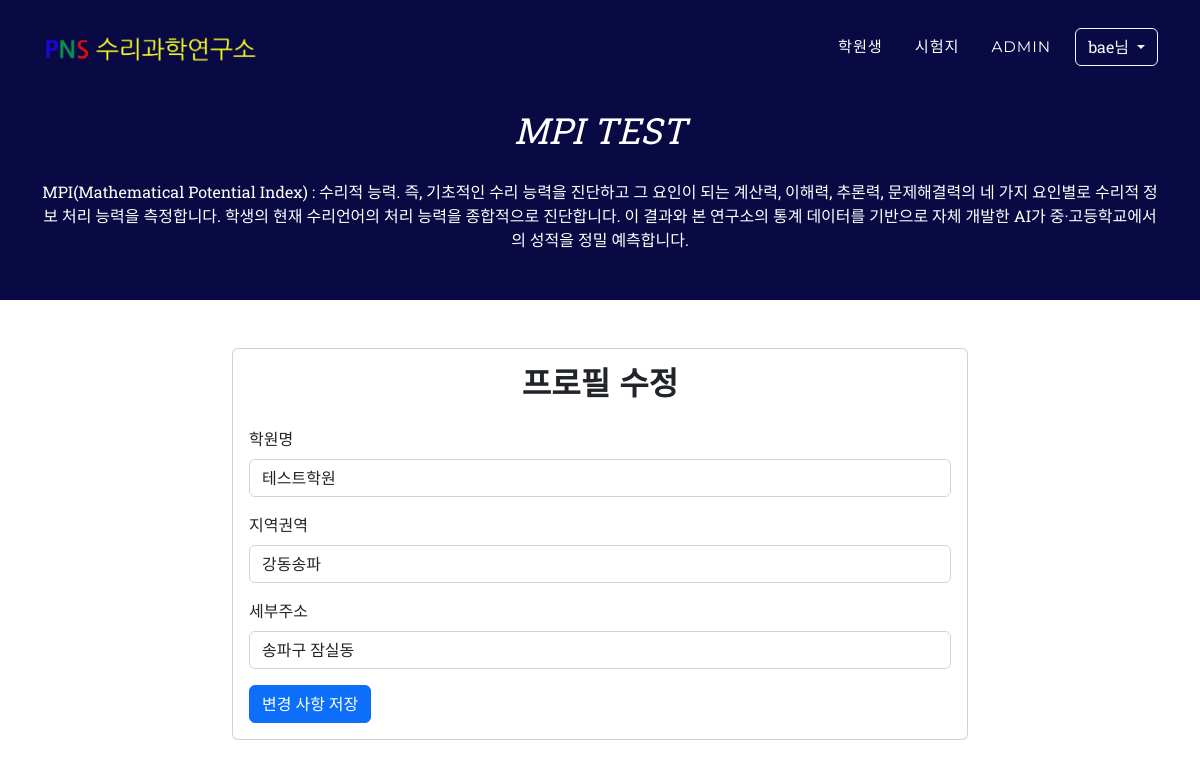
Screenshot of /users/edit_profile/ (signed in) with the database file from the repository.
### users/models.py (models this page shows, shortened)
class UserProfile(models.Model):
    user = models.OneToOneField(User, on_delete=models.CASCADE, related_name='profile')
    affiliation = models.CharField(max_length=100, verbose_name='학원명')  # 학원명 필드 추가
    region = models.CharField(max_length=100, verbose_name='지역권역')  # 최대 길이 증가
    region_detail = models.CharField(max_length=100, verbose_name='세부주소')  # 최대 길이 조정

### users/views.py (the view, shortened to what this page needs)
# urls.py: path('edit_profile/', EditUserProfileView.as_view(), name='edit_profile'),
class EditUserProfileView(LoginRequiredMixin, UpdateView):
    model = UserProfile
    form_class = UserProfileForm
    template_name = 'users/edit_profile.html'
    success_url = reverse_lazy('home')  # 성공 시 리디렉션할 URL
    def get_object(self, queryset=None):
        profile, created = UserProfile.objects.get_or_create(user=self.request.user)
        return profile

### users/forms.py
class UserProfileForm(forms.ModelForm):
    region = forms.ChoiceField(choices=REGION_CHOICES, required=True, label='교육청 지역 권역')
    class Meta:
        model = UserProfile
        fields = ['affiliation', 'region', 'region_detail']
        labels = {
            'affiliation': '학원명',
            'region': '지역권역',
            'region_detail': '세부주소'
        }

### templates/users/edit_profile.html (shortened to what this page needs)
{% extends 'base.html' %}
{% block content %}
<div class="container mt-5">
    <div class="row">
        <div class="col-md-8 offset-md-2">
            <div class="card card-body">
                <h2 class="text-center mb-4">프로필 수정</h2>
                <form method="post">
                    <div class="mb-3">
                        <label for="id_affiliation" class="form-label">학원명</label>
                        <input type="text" name="affiliation" id="id_affiliation" class="form-control" value="{{ form.affiliation.value|default_if_none:'' }}">
                    </div>
                    <div class="mb-3">
                        <label for="id_region" class="form-label">지역권역</label>
                        <select name="region" id="id_region" class="form-control">
                            {% for value, label in form.region.field.choices %}
                            <option value="{{ value }}" {% if form.region.value == value %}selected{% endif %}>{{ label }}</option>
                            {% endfor %}
                        </select>
                    </div>
                    <div class="mb-3">
                        <label for="id_region_detail" class="form-label">세부주소</label>
                        <input type="text" name="region_detail" id="id_region_detail" class="form-control" value="{{ form.region_detail.value|default_if_none:'' }}">
                    </div>
                    <button type="submit" class="btn btn-primary">변경 사항 저장</button>
                </form>
            </div>
        </div>
    </div>
</div>
{% endblock %}

### templates/base.html (shortened to what this page needs)
{% load static %}
<!DOCTYPE html>
<html lang="en">
<head>
    <link href="{% static 'css/styles.css' %}" rel="stylesheet" />
</head>
<body>
    <div id="page-top">
        <nav class="navbar navbar-expand-lg navbar-dark fixed-top" id="mainNav">
            <div class="container">
                <a class="navbar-brand" href="#page-top"><img src="{% static 'assets/nav_logo.png' %}" alt="..." /></a>
                <div class="collapse navbar-collapse" id="navbarResponsive">
                    <ul class="navbar-nav text-uppercase ms-auto py-4 py-lg-0">
                        <li class="nav-item"><a class="nav-link" href="{% url 'home' %}">학원생</a></li>
                        <li class="nav-item"><a class="nav-link" href="{% url 'dashboard:testlist' %}">시험지</a></li>
                        <li class="nav-item"><a class="nav-link" href="{% url 'admin:index' %}">Admin</a></li>
                        <li class="nav-item">
                            {% if user.is_authenticated %}
                            <div class="dropdown">
                                <button class="btn btn-outline-light dropdown-toggle" type="button"
                                    id="dropdownMenuButton" data-bs-toggle="dropdown" aria-expanded="false">
                                    {{ user.username }}님
                                </button>
                            </div>
                            {% endif %}
                        </li>
                    </ul>
                </div>
            </div>
        </nav>
        <header class="masthead">
            <div class="container">
                <div class="masthead-subheading">MPI TEST</div>
                <div>MPI(Mathematical Potential Index) :
                    수리적 능력. 즉, 기초적인 수리 능력을 진단하고 그 요인이 되는 계산력, 이해력, 추론력, 문제해결력의 네 가지 요인별로 수리적 정보 처리 능력을 측정합니다. 학생의 현재
                    수리언어의 처리 능력을 종합적으로 진단합니다. 이 결과와 본 연구소의 통계 데이터를 기반으로 자체 개발한 AI가 중·고등학교에서의 성적을 정밀 예측합니다.</div>
            </div>
        </header>
        {% block content %}
        {% endblock %}
    </div>
</body>
</html>

### rows the page displays
UserProfile: affiliation "테스트학원", region "강동송파", region_detail "송파구 잠실동"

### other values shown
{{ user.username }} "bae"
